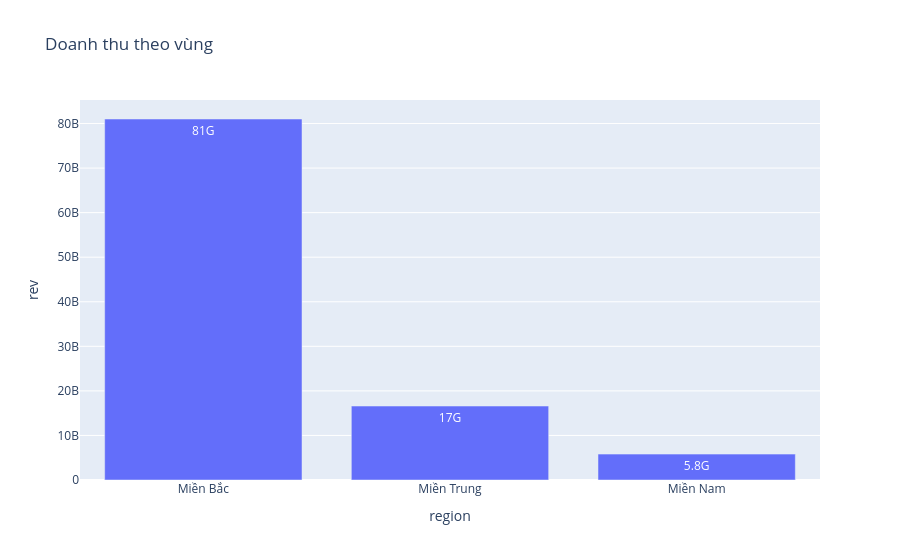

The code cell stored with this chart in its notebook:
### Code cell
rr = fact_sales_clean.groupby('region').agg(rev=('line_total','sum'),orders=('so_number','nunique')).reset_index().sort_values('rev',ascending=False)
fig = px.bar(rr, x='region', y='rev', title='Doanh thu theo vùng', text_auto='.2s')
fig.show()

### Figure 1 — Plotly figure (JSON) as saved in the notebook; plotly's stock layout.template omitted (floating-point values rounded to 4 significant figures)
{"data": [{"hovertemplate": "region=%{x}<br>rev=%{y}<extra></extra>", "legendgroup": "", "marker": {"color": "#636efa", "pattern": {"shape": ""}}, "name": "", "orientation": "v", "showlegend": false, "textposition": "auto", "texttemplate": "%{y:.2s}", "type": "bar", "x": ["Miền Bắc", "Miền Trung", "Miền Nam"], "xaxis": "x", "y": [81013844990, 16597541695, 5807484113], "yaxis": "y"}], "layout": {"barmode": "relative", "legend": {"tracegroupgap": 0}, "title": {"text": "Doanh thu theo vùng"}, "xaxis": {"anchor": "y", "domain": [0.0, 1.0], "title": {"text": "region"}}, "yaxis": {"anchor": "x", "domain": [0.0, 1.0], "title": {"text": "rev"}}}}
